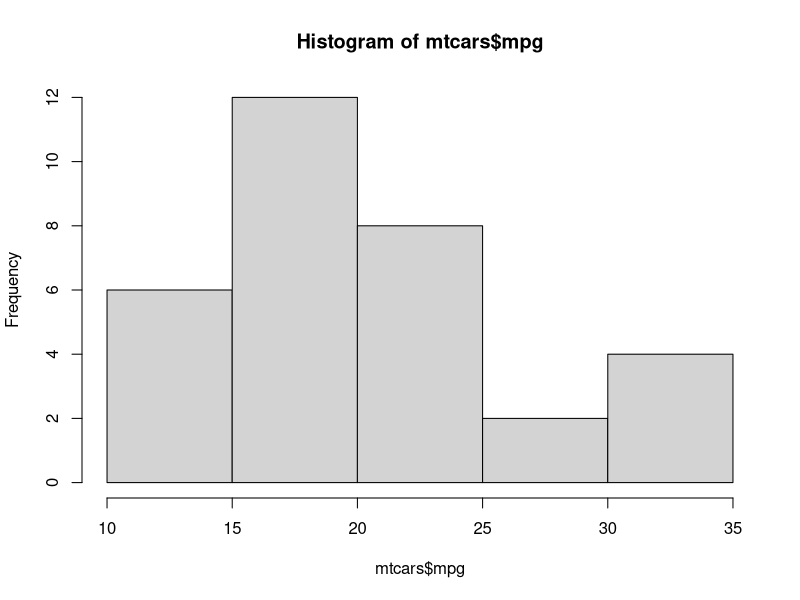
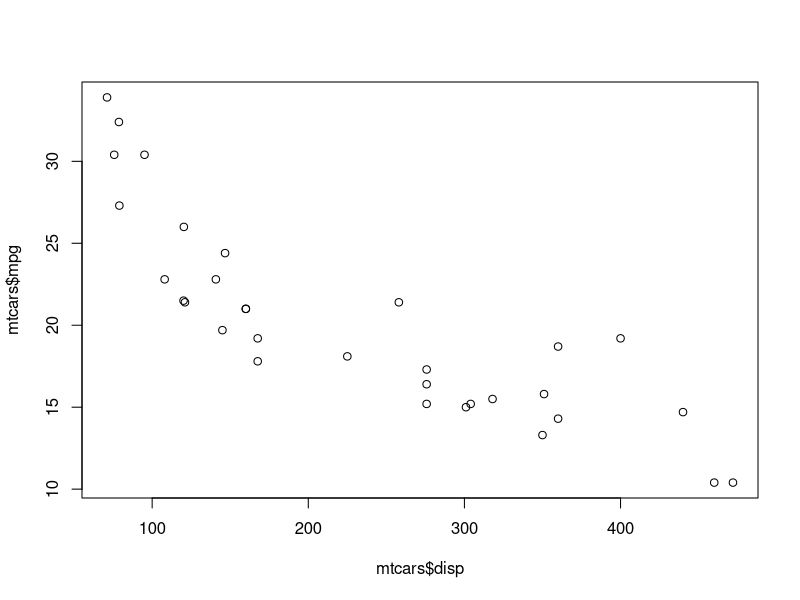

R code for these plots, in order:
## ---- chunk 1
#Define Global Options
knitr::opts_chunk$set(echo = TRUE, warning = FALSE, message = FALSE)

#Load Required Packages
library(tidyverse)
library(lubridate)
library(stringr)
## ---- chunk 2
#check the class of the dataset
class(mtcars)

#check the dimensions of the dataset
dim(mtcars)

#column names of the dataset
names(mtcars)

#check the structure of the data
str(mtcars)

#use the dplyr version of str() to view the dataset
glimpse(mtcars)

#Call a summary of the data
summary(mtcars)

#view the first few rows of the data
head(mtcars, n = 10)

#view the last rows of the data
tail(mtcars, n = 5)
## ---- chunk 3
hist(mtcars$mpg)

plot(x = mtcars$disp, y = mtcars$mpg)
## ---- chunk 4
#Trim leading and/or trailing white space
str_trim("   Trim the leading and trailing white space  ")
str_trim("     remove just the left side    ", side = "left")

#pad string with value/character
str_pad('21583', width = 6, side = 'left', pad = 'Y')

#str_detect

#str_replace

#tolower()

#toupper()

